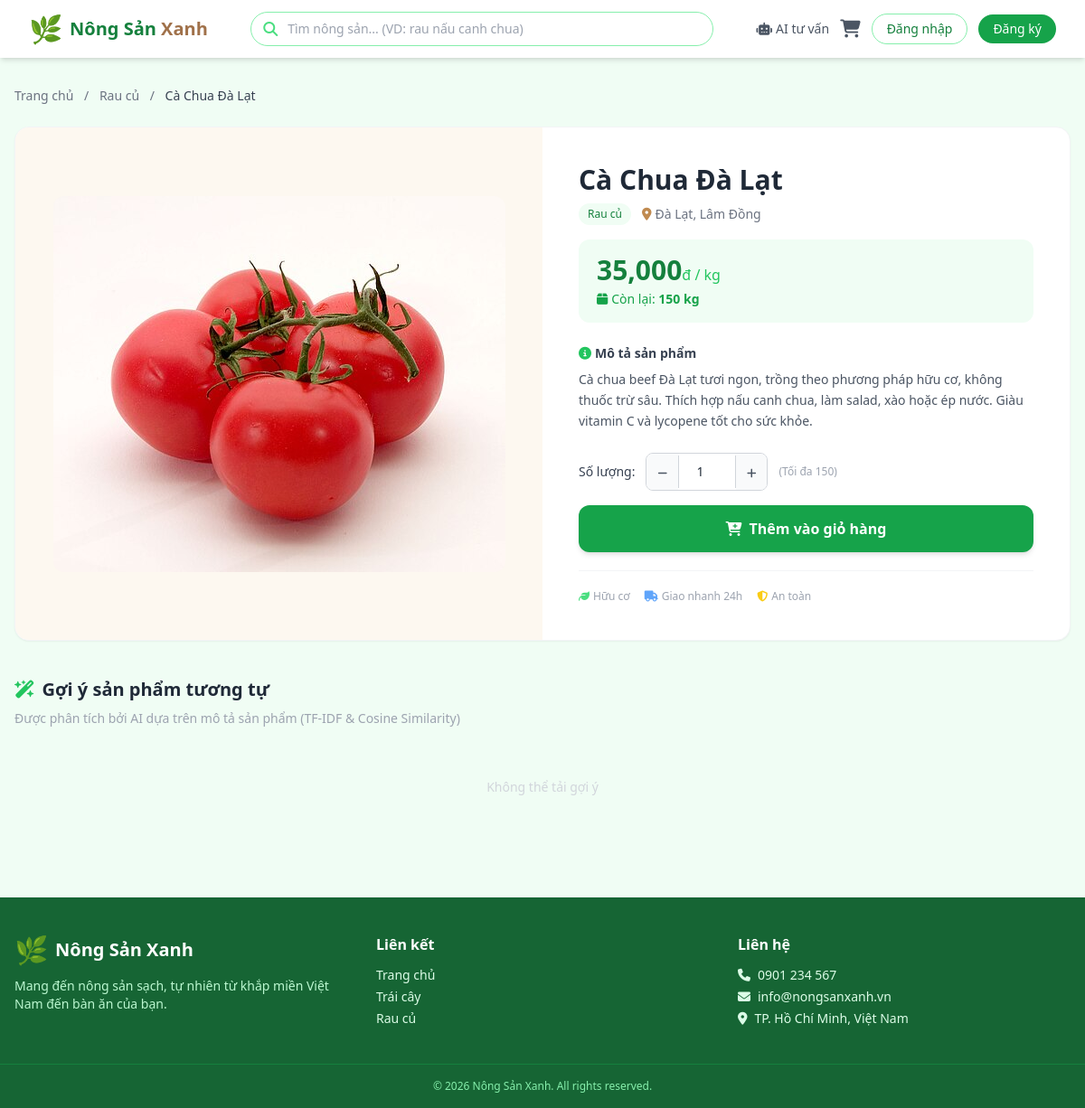
Page /product/1 on the committed database.
### models.py (models this page shows, shortened)
class Product(db.Model):
    __tablename__ = 'products'
    id = db.Column(db.Integer, primary_key=True)
    seller_id = db.Column(db.Integer, db.ForeignKey('users.id'), nullable=True, index=True)
    category_id = db.Column(db.Integer, db.ForeignKey('categories.id'), nullable=True, index=True)
    name = db.Column(db.String(200), nullable=False, index=True)
    description = db.Column(db.Text, nullable=True)
    price = db.Column(db.Float, nullable=False)
    stock = db.Column(db.Integer, nullable=False, default=0)
    unit = db.Column(db.String(20), nullable=False, default='kg')
    category = db.Column(db.String(100), nullable=True, index=True)  # giữ tương thích, sẽ đồng bộ với category_id
    image = db.Column(db.String(300), nullable=True, default='default.jpg')
    is_visible = db.Column(db.Boolean, default=True)
    origin = db.Column(db.String(150), nullable=True)
    created_at = db.Column(db.DateTime, default=datetime.utcnow)
    updated_at = db.Column(db.DateTime, default=datetime.utcnow, onupdate=datetime.utcnow)
    order_items = db.relationship('OrderItem', backref='product', lazy='dynamic')

### app.py (the view)
@app.route('/product/<int:product_id>')
def product_detail(product_id):
    product = Product.query.get_or_404(product_id)
    if not product.is_visible and (not current_user.is_authenticated or not current_user.is_admin()):
        abort(404)
    return render_template('product_detail.html', product=product)

### app.py (called while the page is built)
def is_external_image_url(value):
    if not value:
        return False
    parsed = urlparse(value)
    return parsed.scheme in ('http', 'https') and bool(parsed.netloc)

def build_image_url(image_value):
    if is_external_image_url(image_value):
        return image_value
    image_name = (image_value or 'products/default.jpg').strip()
    if image_name.startswith('products/'):
        return url_for('static', filename=image_name)
    return url_for('static', filename=f'uploads/{image_name}')

@app.context_processor
def inject_cart_count():
    cart = session.get('cart', {})
    count = sum(item['quantity'] for item in cart.values())
    return dict(cart_count=count, image_url=build_image_url)

### templates/product_detail.html (shortened to what this page needs)
{% extends 'base.html' %}
{% block content %}
<div class="max-w-7xl mx-auto px-4 py-8">
    <nav class="text-sm text-gray-500 mb-6">
        <a href="{{ url_for('index') }}" class="hover:text-green-brand-700 transition">Trang chủ</a>
        <span class="mx-2">/</span>
        {% if product.category %}
        <a href="{{ url_for('index', category=product.category) }}" class="hover:text-green-brand-700 transition">{{ product.category }}</a>
        <span class="mx-2">/</span>
        {% endif %}
        <span class="text-gray-700 font-medium">{{ product.name }}</span>
    </nav>
    <div class="bg-white rounded-2xl shadow-sm border border-gray-100 overflow-hidden">
        <div class="grid grid-cols-1 md:grid-cols-2 gap-0">
            <div class="relative bg-earth-50 flex items-center justify-center p-6 md:p-10">
                <img src="{{ image_url(product.image) }}"
                     alt="{{ product.name }}"
                     class="max-w-full max-h-[450px] object-contain rounded-xl"
                     onerror="this.src='https://placehold.co/500x500/e8d0b3/6d4a30?text={{ product.name[:8] }}'">
            </div>
            <div class="p-6 md:p-10 flex flex-col">
                <div class="flex items-start justify-between gap-3 mb-2">
                    <h1 class="text-2xl md:text-3xl font-bold text-gray-800">{{ product.name }}</h1>
                </div>
                <div class="flex items-center gap-3 mb-4 text-sm text-gray-500">
                    {% if product.category %}
                    <span class="px-2.5 py-1 bg-green-brand-50 text-green-brand-700 rounded-full font-medium text-xs">{{ product.category }}</span>
                    {% endif %}
                    {% if product.origin %}
                    <span><i class="fas fa-map-marker-alt text-earth-400 mr-1"></i>{{ product.origin }}</span>
                    {% endif %}
                </div>
                <div class="bg-green-brand-50 rounded-xl px-5 py-4 mb-6">
                    <p class="text-3xl font-bold text-green-brand-700">
                        {{ "{:,.0f}".format(product.price) }}<span class="text-base font-medium text-green-brand-500">đ / {{ product.unit }}</span>
                    </p>
                    <p class="text-sm text-green-brand-600 mt-1">
                        <i class="fas fa-box mr-1"></i>Còn lại: <strong>{{ product.stock }} {{ product.unit }}</strong>
                    </p>
                </div>
                {% if product.description %}
                <div class="mb-6">
                    <h3 class="text-sm font-semibold text-gray-700 mb-2"><i class="fas fa-info-circle text-green-brand-500 mr-1"></i>Mô tả sản phẩm</h3>
                    <p class="text-gray-600 leading-relaxed text-sm">{{ product.description }}</p>
                </div>
                {% endif %}
                {% if product.stock > 0 %}
                <form action="{{ url_for('cart_add', product_id=product.id) }}" method="POST" class="mt-auto">
                    <div class="flex items-center gap-3 mb-4">
                        <label class="text-sm font-medium text-gray-700">Số lượng:</label>
                        <div class="flex items-center border border-gray-300 rounded-lg overflow-hidden">
                            <button type="button" onclick="changeQty(-1)" class="px-3 py-2 bg-gray-50 hover:bg-gray-100 text-gray-600 transition">
                                <i class="fas fa-minus text-xs"></i>
                            </button>
                            <input type="number" name="quantity" id="qty" value="1" min="1" max="{{ product.stock }}"
                                   class="w-16 text-center py-2 border-x border-gray-300 outline-none text-sm font-medium">
                            <button type="button" onclick="changeQty(1)" class="px-3 py-2 bg-gray-50 hover:bg-gray-100 text-gray-600 transition">
                                <i class="fas fa-plus text-xs"></i>
                            </button>
                        </div>
                        <span class="text-xs text-gray-400">(Tối đa {{ product.stock }})</span>
                    </div>
                    <button type="submit"
                            class="w-full bg-green-brand-600 text-white py-3.5 rounded-xl font-semibold hover:bg-green-brand-700 transition shadow-md hover:shadow-lg text-base">
                        <i class="fas fa-cart-plus mr-2"></i>Thêm vào giỏ hàng
                    </button>
                </form>
                {% else %}
                <div class="mt-auto bg-red-50 text-red-600 text-center py-3.5 rounded-xl font-semibold border border-red-200">
                    <i class="fas fa-ban mr-2"></i>Sản phẩm tạm hết hàng
                </div>
                {% endif %}
                <div class="flex items-center gap-4 mt-5 pt-5 border-t border-gray-100 text-xs text-gray-400">
                    <span><i class="fas fa-leaf text-green-brand-400 mr-1"></i>Hữu cơ</span>
                    <span><i class="fas fa-truck text-blue-400 mr-1"></i>Giao nhanh 24h</span>
                    <span><i class="fas fa-shield-halved text-yellow-400 mr-1"></i>An toàn</span>
                </div>
            </div>
        </div>
    </div>
    <div id="recommendations" class="mt-10">
        <h2 class="text-xl font-bold text-gray-800 mb-2">
            <i class="fas fa-wand-magic-sparkles text-green-brand-500 mr-2"></i>Gợi ý sản phẩm tương tự
        </h2>
        <p class="text-sm text-gray-400 mb-6">Được phân tích bởi AI dựa trên mô tả sản phẩm (TF-IDF & Cosine Similarity)</p>
        <div id="rec-grid" class="grid grid-cols-2 sm:grid-cols-3 lg:grid-cols-4 gap-4 md:gap-6">
        </div>
    </div>
</div>
{% endblock %}

### rows in the picture
Product: category "Rau củ", name "Cà Chua Đà Lạt", image (picture), origin "Đà Lạt, Lâm Đồng", price "35,000", unit "kg", stock "150", description "Cà chua beef Đà Lạt tươi ngon, trồng theo phương pháp hữu cơ, không thuốc trừ sâu. Thích hợp nấu canh chua, làm salad, xào hoặc ép nước. Giàu vitamin C và lycopene tốt cho sức khỏe."
